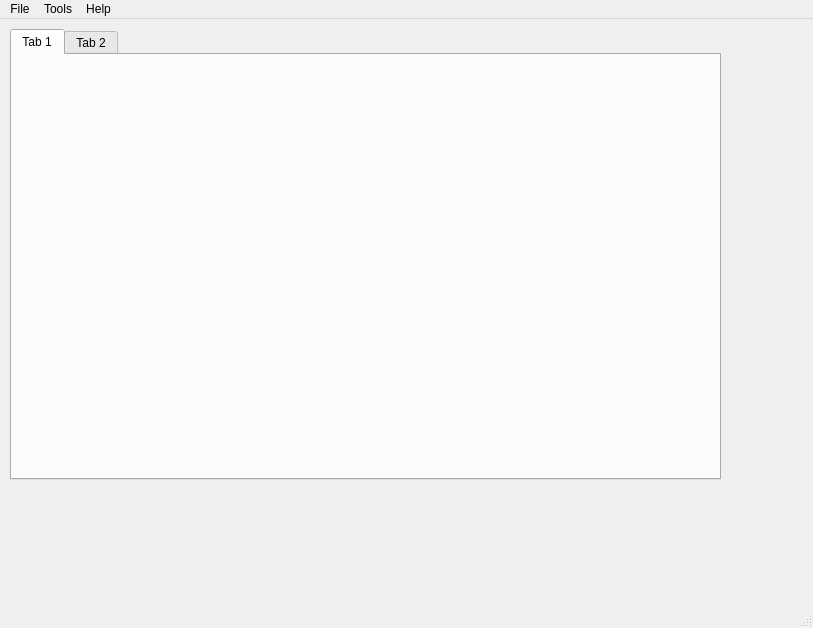
<?xml version="1.0" encoding="UTF-8"?>
<ui version="4.0">
 <class>MainWindow</class>
 <widget class="QMainWindow" name="MainWindow">
  <property name="geometry">
   <rect>
    <x>0</x>
    <y>0</y>
    <width>813</width>
    <height>628</height>
   </rect>
  </property>
  <property name="windowTitle">
   <string>MainWindow</string>
  </property>
  <widget class="QWidget" name="centralwidget">
   <widget class="QTabWidget" name="tabWidget">
    <property name="geometry">
     <rect>
      <x>10</x>
      <y>10</y>
      <width>711</width>
      <height>451</height>
     </rect>
    </property>
    <widget class="QWidget" name="tab">
     <attribute name="title">
      <string>Tab 1</string>
     </attribute>
    </widget>
    <widget class="QWidget" name="tab_2">
     <attribute name="title">
      <string>Tab 2</string>
     </attribute>
    </widget>
   </widget>
  </widget>
  <widget class="QMenuBar" name="menubar">
   <property name="geometry">
    <rect>
     <x>0</x>
     <y>0</y>
     <width>813</width>
     <height>21</height>
    </rect>
   </property>
   <widget class="QMenu" name="menuTool">
    <property name="title">
     <string>Tools</string>
    </property>
    <addaction name="actionCreate_dict_resource"/>
    <addaction name="actionGenerate_opf"/>
    <addaction name="actionGenerate_mobi"/>
   </widget>
   <widget class="QMenu" name="menuFile">
    <property name="title">
     <string>File</string>
    </property>
    <addaction name="actionExit"/>
   </widget>
   <widget class="QMenu" name="menuHelp">
    <property name="title">
     <string>Help</string>
    </property>
    <addaction name="actionAbout"/>
   </widget>
   <addaction name="menuFile"/>
   <addaction name="menuTool"/>
   <addaction name="menuHelp"/>
  </widget>
  <widget class="QStatusBar" name="statusbar"/>
  <action name="actionCreate_dict_resource">
   <property name="text">
    <string>Create dict resource</string>
   </property>
  </action>
  <action name="actionGenerate_opf">
   <property name="text">
    <string>Generate opf</string>
   </property>
  </action>
  <action name="actionGenerate_mobi">
   <property name="text">
    <string>Generate mobi</string>
   </property>
  </action>
  <action name="actionExit">
   <property name="text">
    <string>&amp;Exit</string>
   </property>
   <property name="shortcut">
    <string extracomment="Close program">Ctrl+E</string>
   </property>
  </action>
  <action name="actionAbout">
   <property name="text">
    <string>About</string>
   </property>
  </action>
 </widget>
 <resources/>
 <connections/>
</ui>
